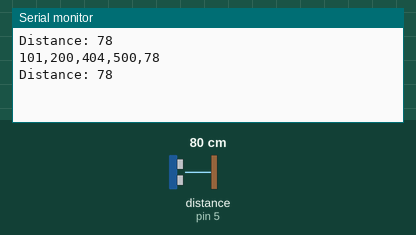
This sketch was run on a simulated Arduino Uno, built with avr-gcc and run on an emulated ATmega328P. Shown: the last lines printed to the serial monitor. Wiring (inferred from the names in the program): ultrasonic range finder: trigger pin 4; echo pin 5. Inputs (shaded band) come from the test bench; at power-on: distance to the obstacle (sensor on pin 5) 80 cm. The echo pulse lasts 58.3 µs per cm.

Above: at 3.3 s.
3.4 s: distance to the obstacle (sensor on pin 5) set to 2 cm
At 5.0 s:
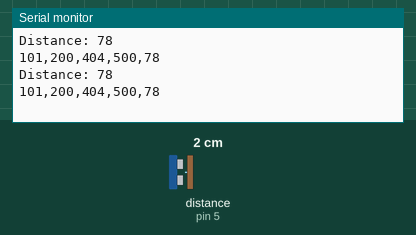
6.7 s: distance to the obstacle (sensor on pin 5) set to 4 cm
At 8.7 s:
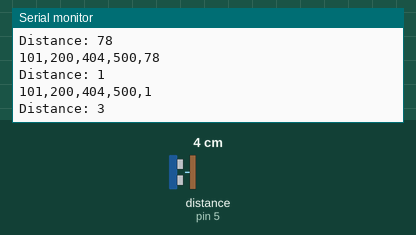
Timing chart, 0 to 10.2 s (numbered marks = the images above; inputs shaded):
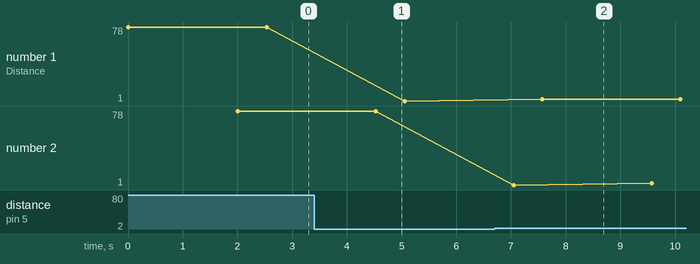

The sketch:

uno.ino
```cpp
#include <SoftwareSerial.h>
SoftwareSerial nodemcu(2, 3);


int sdata1 = 0; // sensor1 data
int sdata2 = 0; // sensor2 data
int sdata3 = 0; // sensor3 data
int sdata4 = 0;
int sdata5 = 0;
String cdata; // complete data, consisting of sensors values

// defines pins numbers
const int trigPin = 4;  //D4
const int echoPin = 5;  //D5

// defines variables
long duration;
int distance;
void setup()
{
  Serial.begin(9600);
  nodemcu.begin(9600);
  pinMode(trigPin, OUTPUT);
  pinMode(echoPin, INPUT);

}

void loop()
{


  sdata1 = 101;
  sdata2 = 200;
  sdata3 = 404;
  sdata4 = 500;
  ultrasonic();//call function
  sdata5 = distance;


  cdata = cdata + sdata1 + "," + sdata2 + "," + sdata3 + "," + sdata4 + "," + sdata5; // comma will be used a delimeter
  Serial.println(cdata);
  nodemcu.println(cdata);
  delay(500); // 100 milli seconds
  cdata = "";

}


void ultrasonic() {
  // Clears the trigPin
  digitalWrite(trigPin, LOW);
  delayMicroseconds(2);

  // Sets the trigPin on HIGH state for 10 micro seconds
  digitalWrite(trigPin, HIGH);
  delayMicroseconds(10);
  digitalWrite(trigPin, LOW);

  // Reads the echoPin, returns the sound wave travel time in microseconds
  duration = pulseIn(echoPin, HIGH);

  // Calculating the distance
  distance = duration * 0.034 / 2;
  // Prints the distance on the Serial Monitor
  Serial.print("Distance: ");
  Serial.println(distance);
  delay(2000);
}
```

Measured:
- after the input at 6.7 s, the serial monitor: prints a new line after 0.88 s (image 2)
- plotted number 1: 78 → 1 after the input at 3.4 s, 1 → 3 after the input at 6.7 s
- plotted number 2: 78 → 3 after the input at 6.7 s
